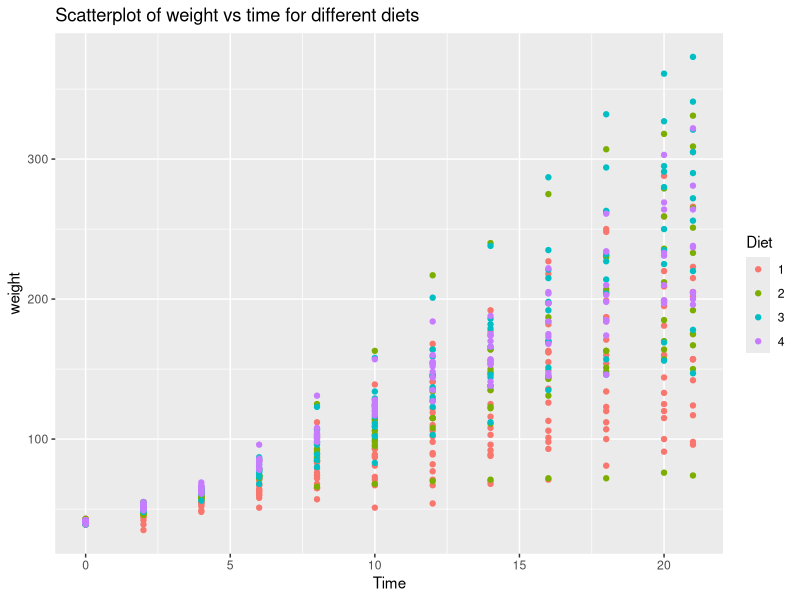
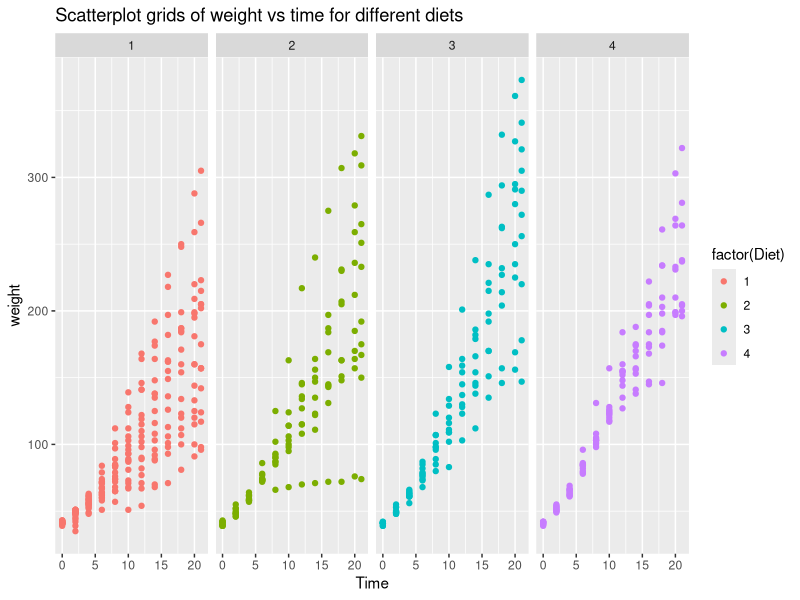

Generate these figures, in order, with R:
## ---- chunk 1
knitr::opts_chunk$set(echo = TRUE)
library(knitr)
library(datasets)
library(ggplot2)
library(dplyr)
library(rmarkdown)
library(graphics)
library(reshape2)
## ---- chunk 2
head(ChickWeight,24) ### Shows first 24 rows
tail(ChickWeight)    ### Shows last 6 rows
summary(ChickWeight) ### gives a summary of the dataset
dim(ChickWeight)     ### gives te dimesnsions or the shape of the dataset
## ---- chunk 3
data("ChickWeight")
qplot(Time, weight, data= ChickWeight, color= Diet, main="Scatterplot of weight vs time for different diets")
ggplot(data= ChickWeight, aes(Time, weight, color=factor(Diet)))+facet_grid(.~Diet)+ggtitle("Scatterplot grids of weight vs time for different diets")+geom_point()
